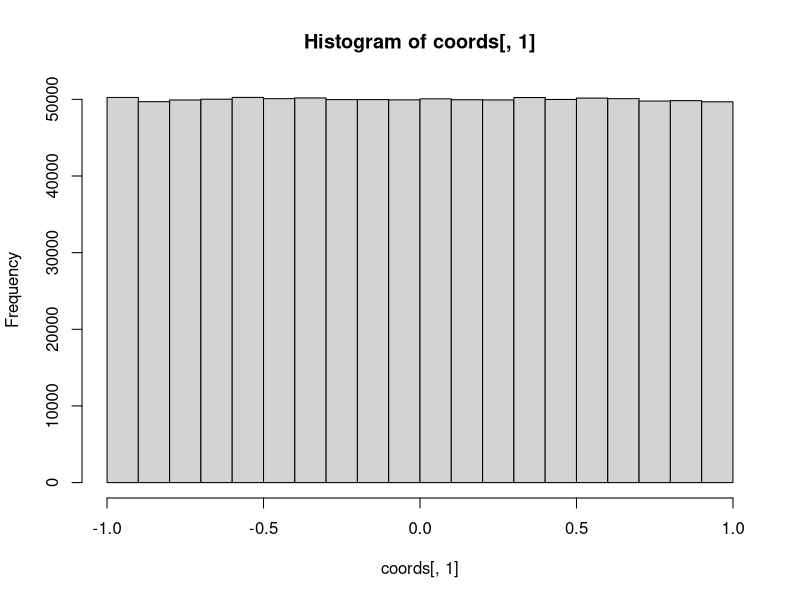
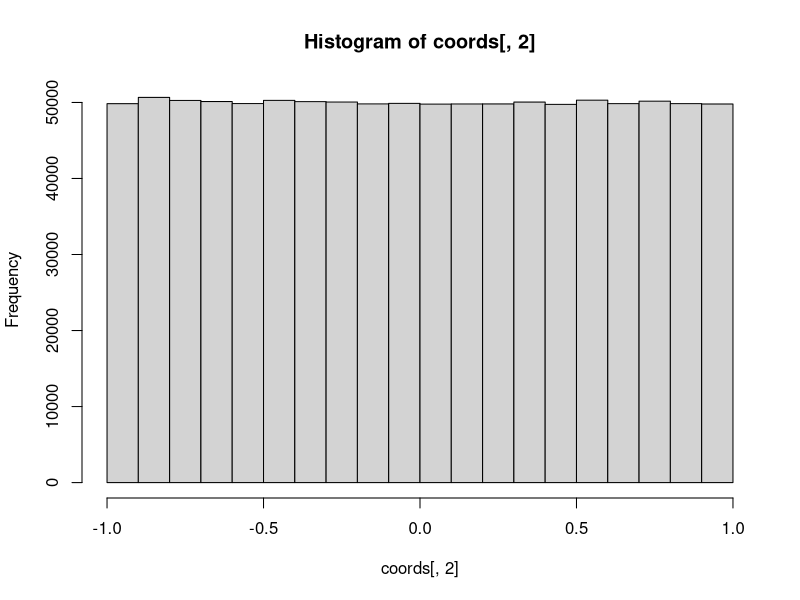

Recreate these plots in R, in order.
## ---- chunk 1
prime.sieve <- function(n){
  # We know there are no primes below 1
  if(n <= 1){
    return(paste0('No prime numbers exist <= ', n))
  }
  # We know that 2 is the only prime <= 2
  else if(n==2){
    return(n)
  }
  # For n > 2
  else{
    # Generate a vector that includes 2 and odds up to n
    primes <- c(2, seq.int(3, n, 2))
    
    i <- 1
    # While p^2 <= n
    while(primes[i]**2 <= primes[length(primes)]){
      # Remove numbers of the form p^2 + 2p from primes
      primes <- setdiff(primes, 
                         seq(primes[i]**2,  
                             primes[length(primes)], 
                             2*primes[i]))
            i <- i+1 # Go to next index
    }
    return(primes)
  }
}
## ---- chunk 2
prime.sieve(-1)
prime.sieve(0)
prime.sieve(2)
prime.sieve(3)
prime.sieve(100)
## ---- chunk 3
# A function that determines whether (x, y) is inside a circle of radius 1
# Returns 1 if true, 0 if false
is.inside.circle <- function(vec){
  ifelse(vec[1]**2 + vec[2]**2 <= 1, 1, 0)
}

# Let number of coordinates equal 1000000
n <- 10**6

# Generate n coordinates using runif as an [x, y] matrix
coords <- cbind(runif(n, -1, 1), runif(n, -1, 1))

# Plot histograms of our random x and y coordinates
hist(coords[,1])
hist(coords[,2])

# Pass coords to is.inside.circle and get 1 or 0 for each
# Store this result in a vector
test.vector <- apply(coords, 1, FUN='is.inside.circle')

# Sum of test.vector gives us the number of points inside the circle
# Length gives the total number which is equal to n = 10**6
# Sum divided by Length gives us the probability that a random coordinate falls inside the circle
# We multiply that by the area of a square with side=1 to get estimate of pi
pi.estimate <- sum(test.vector)/length(test.vector)*4

print(pi.estimate)
## ---- chunk 4
# Calculate the theoretical variance of pi.estimate
# Let r be the result of is.inside.circle(coord)
r.expectation = (pi.estimate/4)*(1) + (pi.estimate/4)*(0)
r_squared.expectation = (pi.estimate/4)*(1)**2 + (pi.estimate/4)*(0)**2

#variance = r_squared.expectation - (r.expectation)**2
variance.theoretical <- (pi.estimate/4)*(1-pi.estimate/4)

print(variance.theoretical)
## ---- chunk 5
# Function for estimating pi n times 
# where sample size for each estimate and number of estimates are given
pi.estimates.n <- function(sample.size, trials){
  pi.estimates.array <- c()
  i <- 1
  while(i <= trials){
    i <- i + 1
    test.vector <- apply(cbind(runif(sample.size, -1, 1), runif(sample.size, -1, 1)), 
                         1, FUN='is.inside.circle')
    pi.estimates.array <- rbind(pi.estimates.array, 
                                sum(test.vector)/length(test.vector)*4)
  }
  return(pi.estimates.array)
}

# Numerically calculate the variance of pi.estimates
# where sample size = 100000 and number of trials = 100

pi.estimates <- pi.estimates.n(100000, 10)

print(head(pi.estimates))

variance.numerical <- mean((mean(pi.estimates/4)-(pi.estimates/4))^2)

print(variance.numerical)
